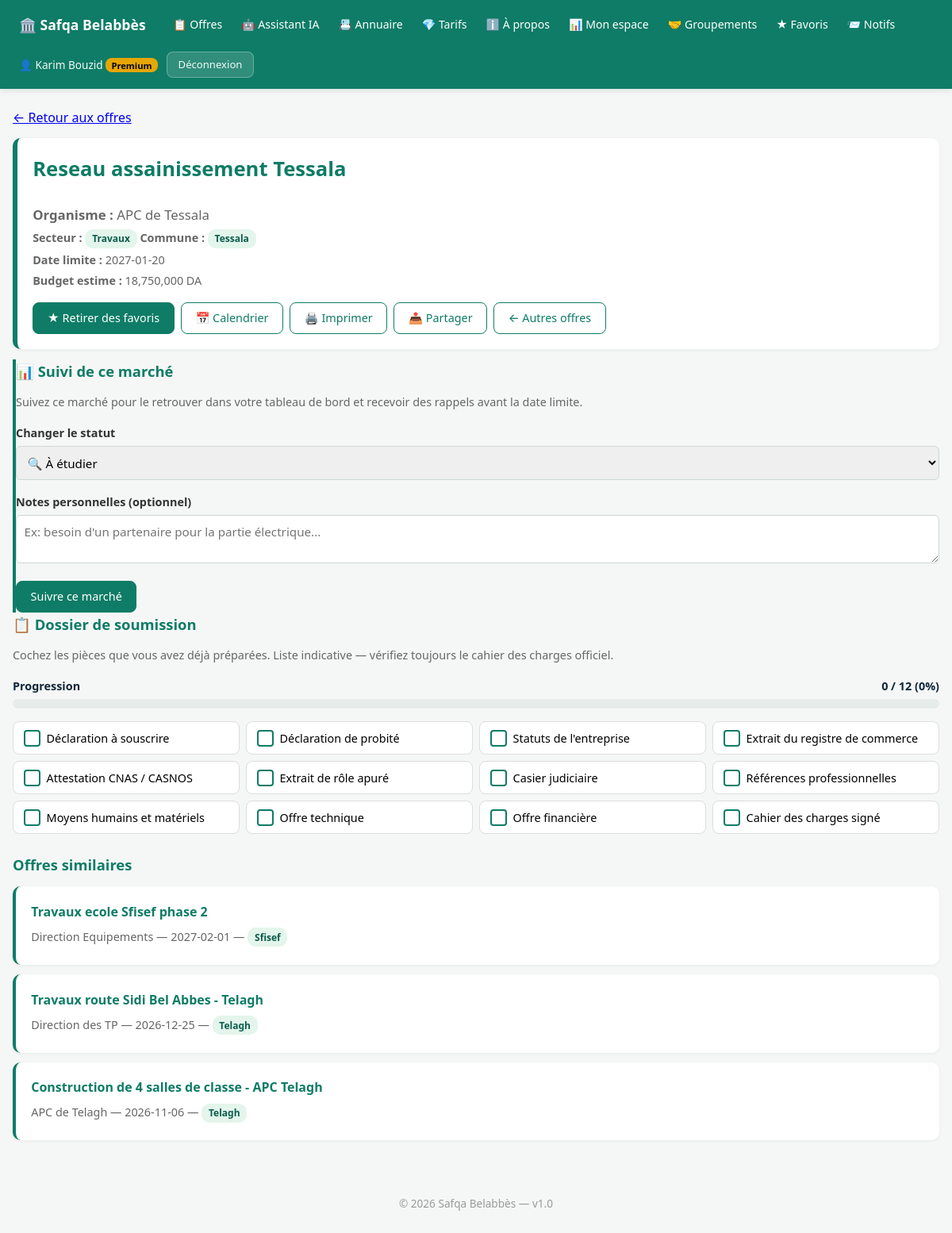
The app's page /tenders/4 (signed in) with its own data.
### app/__init__.py (models this page shows, shortened)
class User(UserMixin, db.Model):
    __tablename__ = "users"
    id = db.Column(db.Integer, primary_key=True)
    email = db.Column(db.String(150), unique=True, nullable=False, index=True)
    phone = db.Column(db.String(20), unique=True, nullable=True, index=True)
    password_hash = db.Column(db.String(255), nullable=False)
    full_name = db.Column(db.String(120), nullable=False)
    role = db.Column(db.String(20), default="user", nullable=False)
    plan = db.Column(db.String(20), default="free", nullable=False)
    active = db.Column(db.Boolean, default=True, nullable=False)
    security_question = db.Column(db.String(40))
    security_answer_hash = db.Column(db.String(255))
    security_attempts = db.Column(db.Integer, default=0, nullable=False)
    email_notifications = db.Column(db.Boolean, default=True, nullable=False)
    sms_notifications = db.Column(db.Boolean, default=False, nullable=False)
    company = db.Column(db.String(150))
    sector_activity = db.Column(db.String(30))
    commune = db.Column(db.String(100))
    favorite_sectors = db.Column(db.String(300))
    created_at = db.Column(db.DateTime, default=datetime.utcnow)
    @property
    def is_admin(self):
        return self.role == "admin"
    @property
    def is_premium(self):
        if self.role == "admin":
            return True
        return self.plan == "premium"

class Tender(db.Model):
    __tablename__ = "tenders"
    id = db.Column(db.Integer, primary_key=True)
    title = db.Column(db.String(500), nullable=False)
    agency = db.Column(db.String(200), nullable=False)
    deadline = db.Column(db.String(50), nullable=False)
    sector = db.Column(db.String(30), default="services")
    commune = db.Column(db.String(100), default="Toute la wilaya")
    description = db.Column(db.Text)
    budget_dzd = db.Column(db.BigInteger)
    source_url = db.Column(db.String(500))
    is_active = db.Column(db.Boolean, default=True, nullable=False)
    created_at = db.Column(db.DateTime, default=datetime.utcnow)

### app/routes.py (the view)
@bp.route("/tenders/<int:tid>")
def tender_detail(tid):
    t = db.session.get(Tender, tid)
    if not t:
        flash("Offre introuvable", "error")
        return redirect(url_for("routes.index"))
    cutoff = datetime.utcnow() - timedelta(hours=48)
    is_premium_user = current_user.is_authenticated and current_user.is_premium
    if t.created_at > cutoff and not is_premium_user:
        flash("Cette offre est récente (< 48h). Passez Premium pour la voir immédiatement.", "warning")
        return redirect(url_for("routes.pricing"))
    fav = False
    follow = None
    done = set()
    if current_user.is_authenticated:
        fav = Favorite.query.filter_by(user_id=current_user.id, tender_id=tid).first() is not None
        follow = TenderFollow.query.filter_by(user_id=current_user.id, tender_id=tid).first()
        done = {c.item_key for c in ChecklistItem.query.filter_by(user_id=current_user.id, tender_id=tid)}
    similar = Tender.query.filter(
        Tender.sector == t.sector, Tender.id != t.id
    ).order_by(Tender.created_at.desc()).limit(3).all()
    total_items = len(CHECKLIST_ITEMS)
    done_count = len(done)
    progress_pct = round(100 * done_count / total_items) if total_items else 0
    return render_template("tender_detail.html", t=t, fav=fav, similar=similar,
                           follow=follow, done=done,
                           progress_pct=progress_pct,
                           done_count=done_count,
                           total_items=total_items)

### app/templates/tender_detail.html (shortened to what this page needs)
{% extends "base.html" %}
{% block content %}
<p><a href="/">← Retour aux offres</a></p>
<div class="card" style="border-left-width:6px">
  <h1 style="margin-top:0">{{ t.title }}</h1>
  <p style="font-size:1.05rem"><strong>Organisme :</strong> {{ t.agency }}</p>
  <p>
    <strong>Secteur :</strong> <span class="chip">{{ sectors.get(t.sector, t.sector) }}</span>
    <strong>Commune :</strong> <span class="chip">{{ t.commune }}</span>
  </p>
  <p><strong>Date limite :</strong> {{ t.deadline }}</p>
  {% if t.budget_dzd %}
    <p><strong>Budget estime :</strong> {{ "{:,}".format(t.budget_dzd) }} DA</p>
  {% endif %}
  <div style="margin-top:1rem;display:flex;gap:0.5rem;flex-wrap:wrap">
    {% if current_user.is_authenticated %}
    <form method="post" action="/favorites/toggle/{{ t.id }}" class="inline-form">
      <button class="btn {{ '' if fav else 'btn-ghost' }}" type="submit">
        {{ '★ Retirer des favoris' if fav else '☆ Ajouter aux favoris' }}
      </button>
    </form>
    {% endif %}
    <a class="btn btn-ghost" href="/tenders/{{ t.id }}/calendar.ics">📅 Calendrier</a>
    <button class="btn btn-ghost" onclick="window.print()">🖨️ Imprimer</button>
    <button class="btn btn-ghost" onclick="shareTender()">📤 Partager</button>
    <a class="btn btn-ghost" href="/">← Autres offres</a>
  </div>
</div>
{% if current_user.is_authenticated %}
<section class="panel" style="background:{{ '#e3f5ec' if follow else '#f5f7f6' }};border-left:4px solid {{ follow_statuses[follow.status]['color'] if follow else '#0e7c66' }}">
  <h2 style="margin-top:0">📊 Suivi de ce marché</h2>
  {% if follow %}
  <p>
    <strong>Statut actuel :</strong>
    <span style="background:{{ follow_statuses[follow.status]['color'] }};color:white;padding:0.2rem 0.7rem;border-radius:12px;font-size:0.9rem">
      {{ follow_statuses[follow.status]['icon'] }} {{ follow_statuses[follow.status]['label'] }}
    </span>
  </p>
  {% if follow.notes %}
    <p style="margin-top:0.5rem;font-size:0.9rem;color:#666"><strong>Notes :</strong> {{ follow.notes }}</p>
  {% endif %}
  <p style="font-size:0.85rem;color:#999;margin-top:0.5rem">
    Dernière mise à jour : {{ follow.updated_at.strftime('%d/%m/%Y à %H:%M') if follow.updated_at }}
  </p>
  {% else %}
  <p style="color:#666;font-size:0.9rem">Suivez ce marché pour le retrouver dans votre tableau de bord et recevoir des rappels avant la date limite.</p>
  {% endif %}
  <form method="post" action="/tenders/{{ t.id }}/follow" style="margin-top:1rem;background:none;padding:0;box-shadow:none;max-width:none">
    <label>Changer le statut
      <select name="status">
        {% for key, s in follow_statuses.items() %}
          <option value="{{ key }}" {{ 'selected' if follow and follow.status == key }}>
            {{ s.icon }} {{ s.label }}
          </option>
        {% endfor %}
      </select>
    </label>
    <label>Notes personnelles (optionnel)
      <textarea name="notes" rows="2" maxlength="1000" placeholder="Ex: besoin d'un partenaire pour la partie électrique...">{{ follow.notes if follow and follow.notes else '' }}</textarea>
    </label>
    <button class="btn" type="submit">{{ 'Mettre à jour' if follow else 'Suivre ce marché' }}</button>
  </form>
</section>
<section class="panel" id="checklist">
  <h2 style="margin-top:0">📋 Dossier de soumission</h2>
  <p style="color:#666;font-size:0.9rem">Cochez les pièces que vous avez déjà préparées. Liste indicative — vérifiez toujours le cahier des charges officiel.</p>
  <div style="margin:1rem 0">
    <div style="display:flex;justify-content:space-between;font-size:0.9rem;margin-bottom:0.3rem">
      <span><strong>Progression</strong></span>
      <strong>{{ done_count }} / {{ total_items }} ({{ progress_pct }}%)</strong>
    </div>
    <div style="background:#e6ece9;height:12px;border-radius:99px;overflow:hidden">
    </div>
  </div>
  <div style="display:grid;grid-template-columns:repeat(auto-fit,minmax(280px,1fr));gap:0.5rem;margin-top:1rem">
    {% for key, label, short in checklist_items %}
    <form method="post" action="/tenders/{{ t.id }}/checklist/{{ key }}" class="inline-form" style="display:block">
      <button type="submit" style="width:100%;text-align:left;background:{{ '#e3f5ec' if key in done else '#fff' }};border:1px solid {{ '#0e7c66' if key in done else '#ddd' }};padding:0.6rem 0.8rem;border-radius:8px;cursor:pointer;font-family:inherit;font-size:0.9rem;display:flex;align-items:center;gap:0.5rem">
        <span style="display:inline-block;width:1.3rem;height:1.3rem;border:2px solid #0e7c66;border-radius:4px;background:{{ '#0e7c66' if key in done else 'white' }};color:white;text-align:center;line-height:1.1;font-weight:bold">
        </span>
        <span style="{{ 'text-decoration:line-through;opacity:0.6' if key in done }}">{{ label }}</span>
      </button>
    </form>
    {% endfor %}
  </div>
</section>
{% else %}
<section class="panel" style="background:#fffbf0;border-left-color:#f2a900">
  <p><strong>🔐 Connectez-vous</strong> pour suivre ce marché et gérer votre dossier de soumission.</p>
  <a href="/login" class="btn">Connexion</a>
  <a href="/register" class="btn btn-ghost">Inscription</a>
</section>
{% endif %}
{% if similar %}
<h2>Offres similaires</h2>
{% for s in similar %}
<div class="card">
  <h3><a href="/tenders/{{ s.id }}" style="color:#0e7c66;text-decoration:none">{{ s.title }}</a></h3>
  <p>{{ s.agency }} — {{ s.deadline }} — <span class="chip">{{ s.commune }}</span></p>
</div>
{% endfor %}
{% endif %}
{% endblock %}

### app/templates/base.html (shortened to what this page needs)
<!DOCTYPE html>
<html lang="fr">
<head>
</head>
<body>
<header>
  <div class="header-inner">
    <a href="/" class="brand">🏛️ Safqa Belabbès</a>
    {% if current_user.is_authenticated and current_user.is_admin %}
      <nav class="main-nav">
        <a href="/admin">🔧 Administration</a>
        <a href="/">👁️ Site public</a>
      </nav>
      <span class="spacer"></span>
      <div class="user-info">
        <span>👤 {{ current_user.full_name }}</span>
        <a href="/logout" class="btn btn-sm" style="background:rgba(255,255,255,0.15);color:#fff;border:1px solid rgba(255,255,255,0.3)">Déconnexion</a>
      </div>
    {% else %}
      <nav class="main-nav">
        <a href="/">📋 Offres</a>
        <a href="/chatbot">🤖 Assistant IA</a>
        <a href="/directory">📇 Annuaire</a>
        <a href="/pricing">💎 Tarifs</a>
        <a href="/about">ℹ️ À propos</a>
        {% if current_user.is_authenticated %}
          <a href="/dashboard">📊 Mon espace</a>
          <a href="/partnerships">🤝 Groupements</a>
          <a href="/favorites">★ Favoris</a>
          <a href="/notifications">📨 Notifs{% if unread_notif and unread_notif > 0 %} <span class="badge">{{ unread_notif }}</span>{% endif %}</a>
        {% endif %}
      </nav>
      {% if current_user.is_authenticated %}
        <div class="user-info">
          <span>👤 {{ current_user.full_name }}
            {% if current_user.is_premium %}<span class="chip-premium">Premium</span>{% endif %}
          </span>
          <a href="/logout" class="btn btn-sm" style="background:rgba(255,255,255,0.15);color:#fff;border:1px solid rgba(255,255,255,0.3)">Déconnexion</a>
        </div>
      {% else %}
        <div class="user-info">
          <a href="/login">Connexion</a>
          <a href="/register" class="btn btn-sm btn-accent">Inscription</a>
        </div>
      {% endif %}
    {% endif %}
  </div>
</header>
<main>
{% block content %}{% endblock %}
</main>
<footer>© 2026 Safqa Belabbès — v1.0</footer>
</body>
</html>

### app/templates/base.html (style rules this page uses)
* { box-sizing: border-box; margin: 0; padding: 0; }
body { font-family: system-ui, -apple-system, "Segoe UI", sans-serif; background: #f5f7f6; color: #12263a; line-height: 1.6; }
header { background: #0e7c66; color: #fff; padding: 0.85rem 1.5rem; position: sticky; top: 0; z-index: 100; box-shadow: 0 2px 8px rgba(0,0,0,0.1); }
header .header-inner { max-width: 1280px; margin: 0 auto; display: flex; align-items: center; gap: 1rem; flex-wrap: wrap; }
header a { color: #fff; text-decoration: none; font-weight: 500; font-size: 0.9rem; }
header .brand { font-size: 1.1rem; font-weight: 700; margin-right: 0.5rem; }
header .user-info { display: flex; align-items: center; gap: 0.7rem; font-size: 0.85rem; opacity: 0.95; }
header .chip-premium { background: #f2a900; color: #000; padding: 0.1rem 0.45rem; border-radius: 8px; font-size: 0.7rem; font-weight: 700; }
nav.main-nav { display: flex; align-items: center; gap: 0.2rem; flex-wrap: wrap; }
nav.main-nav a { padding: 0.4rem 0.65rem; border-radius: 6px; font-size: 0.88rem; transition: background 0.15s; }
main { max-width: 1280px; margin: 0 auto; padding: 1.5rem 1rem; min-height: calc(100vh - 200px); }
h1 { margin-bottom: 1.5rem; color: #0e7c66; font-size: 1.6rem; }
h2 { margin: 1.5rem 0 0.8rem; color: #0e7c66; font-size: 1.15rem; }
h3 { font-size: 1rem; }
.card { background: #fff; padding: 1.2rem; margin: 0.8rem 0; border-radius: 10px; box-shadow: 0 1px 4px rgba(0,0,0,0.06); border-left: 4px solid #0e7c66; }
.card h3 { margin-bottom: 0.4rem; }
.card p { color: #666; font-size: 0.9rem; margin: 0.2rem 0; }
.btn, .btn-sm, .btn-ghost, .btn-accent, .btn-danger { display: inline-flex; align-items: center; justify-content: center; padding: 0.55rem 1.1rem; border-radius: 8px; cursor: pointer; text-decoration: none; font-size: 0.9rem; font-weight: 500; font-family: inherit; border: 1px solid transparent; transition: all 0.15s; white-space: nowrap; line-height: 1.4; }
.btn { background: #0e7c66; color: #fff; border-color: #0e7c66; }
.btn-sm { padding: 0.4rem 0.85rem; font-size: 0.82rem; }
.btn-ghost { background: transparent; color: #0e7c66; border-color: #0e7c66; }
form.inline-form { display: inline; background: none; padding: 0; box-shadow: none; max-width: none; }
label { display: block; margin-bottom: 1rem; font-weight: 600; font-size: 0.9rem; color: #333; }
input, select, textarea { width: 100%; padding: 0.6rem; border: 1px solid #cdd7d3; border-radius: 6px; margin-top: 0.3rem; font-size: 0.95rem; font-family: inherit; }
.chip { display: inline-block; background: #e3f5ec; color: #0a5c4b; padding: 0.15rem 0.55rem; border-radius: 10px; font-size: 0.75rem; font-weight: 600; }
footer { text-align: center; padding: 2rem 1rem; color: #999; font-size: 0.85rem; }

### records on screen
User: full_name "Karim Bouzid"
Tender: title "Reseau assainissement Tessala", agency "APC de Tessala", get "Travaux", commune "Tessala", deadline "2027-01-20", budget_dzd "18,750,000"
Tender: title "Travaux ecole Sfisef phase 2", agency "Direction Equipements", deadline "2027-02-01", commune "Sfisef"
Tender: title "Travaux route Sidi Bel Abbes - Telagh", agency "Direction des TP", deadline "2026-12-25", commune "Telagh"
Tender: title "Construction de 4 salles de classe - APC Telagh", agency "APC de Telagh", deadline "2026-11-06", commune "Telagh"

### other values on screen
{{ '★ Retirer des favoris' if fav else '☆ Ajouter aux favoris' }} "★ Retirer des favoris"
{{ 'Mettre à jour' if follow else 'Suivre ce marché' }} "Suivre ce marché"
{{ done_count }} "0"
{{ total_items }} "12"
{{ progress_pct }} "0"
{{ label }} "Déclaration à souscrire" "Déclaration de probité" "Statuts de l'entreprise" "Extrait du registre de commerce" "Attestation CNAS / CASNOS" "Extrait de rôle apuré" "Casier judiciaire" "Références professionnelles" "Moyens humains et matériels" "Offre technique" "Offre financière" "Cahier des charges signé"
form field status "🔍 À étudier"
